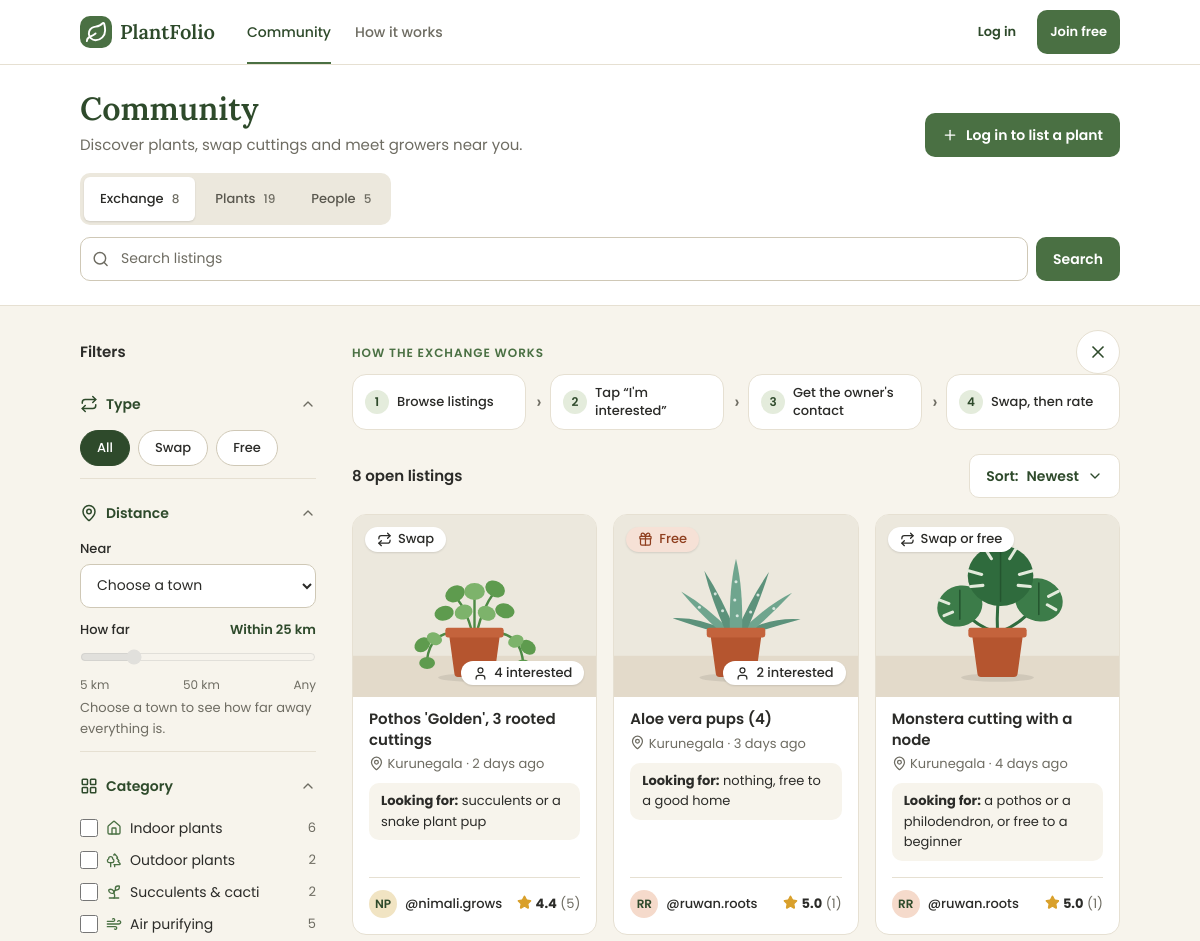
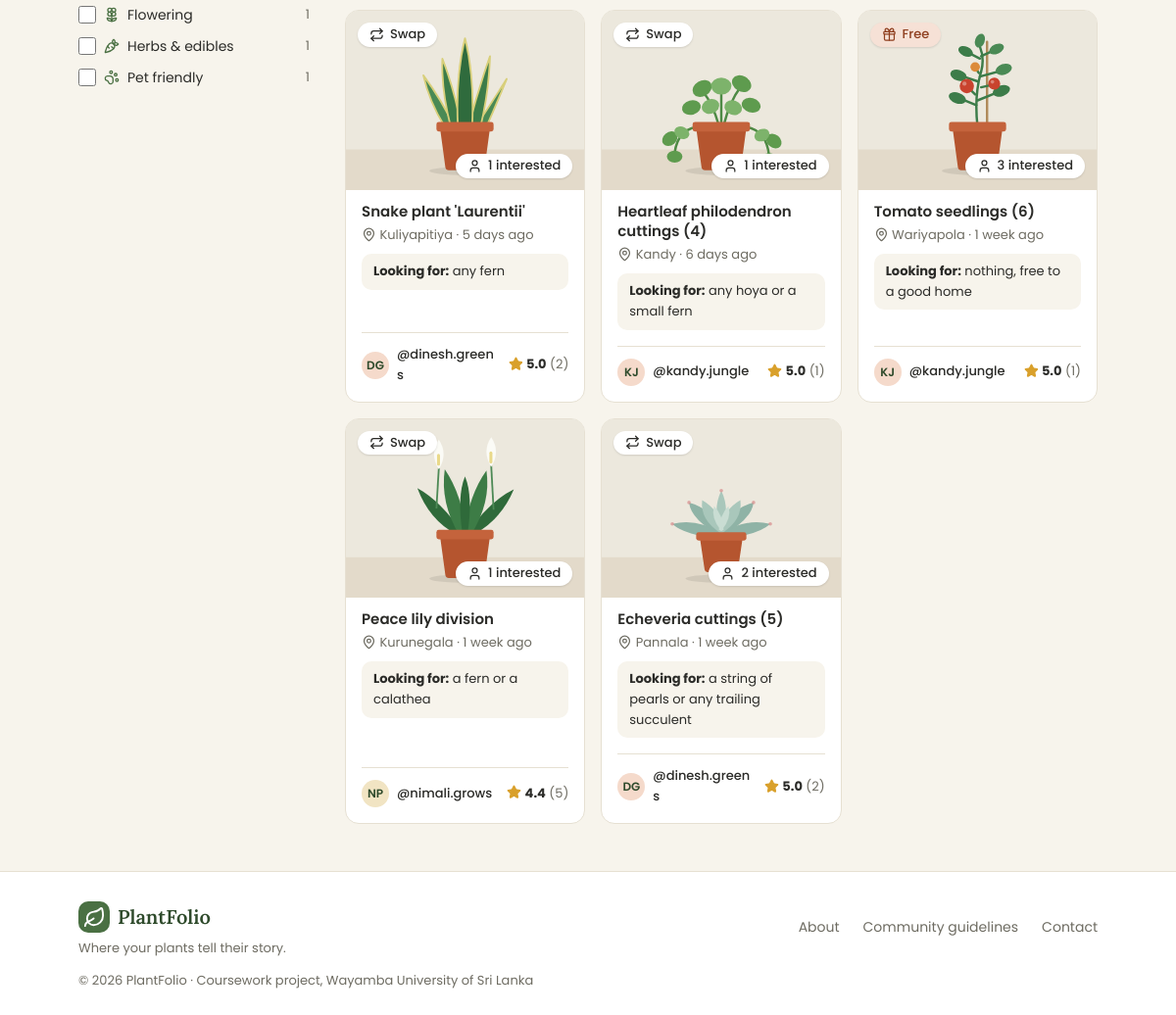
The app's page /public/community.php with its own data (2 pictures, top to bottom).
### tables this page shows
CREATE TABLE exchange_listings (
    id              INT UNSIGNED     NOT NULL AUTO_INCREMENT,
    user_id         INT UNSIGNED     NOT NULL,
    plant_id        INT UNSIGNED     NULL DEFAULT NULL,
    species_id      INT UNSIGNED     NULL DEFAULT NULL,
    title           VARCHAR(100)     NOT NULL,
    description     TEXT             NULL,
    type            ENUM('swap','free','either') NOT NULL DEFAULT 'swap',
    looking_for     VARCHAR(150)     NULL DEFAULT NULL,
    town_id         INT UNSIGNED     NOT NULL,
    km_from_town    TINYINT UNSIGNED NOT NULL DEFAULT 0,
    size            VARCHAR(60)      NULL DEFAULT NULL,
    plant_condition VARCHAR(100)     NULL DEFAULT NULL,    
    light_level     ENUM('low','medium','bright') NULL DEFAULT NULL,       
    water_need      ENUM('low','moderate','high') NULL DEFAULT NULL,       
    photo           VARCHAR(255)     NOT NULL,
    share_email     TINYINT(1)       NOT NULL DEFAULT 1,
    share_phone     TINYINT(1)       NOT NULL DEFAULT 0,
    status          ENUM('open','closed') NOT NULL DEFAULT 'open',
    exchanged_with  INT UNSIGNED     NULL DEFAULT NULL,
    exchanged_at    DATETIME         NULL DEFAULT NULL,
    created_at      DATETIME         NOT NULL DEFAULT CURRENT_TIMESTAMP,
    PRIMARY KEY (id),
    KEY idx_listings_user (user_id),
    KEY idx_listings_plant (plant_id),
    KEY idx_listings_species (species_id),
    KEY idx_listings_town (town_id),
    KEY idx_listings_exchanged_with (exchanged_with),
     
    KEY idx_listings_status_created (status, created_at),
    CONSTRAINT chk_listings_km CHECK (km_from_town BETWEEN 0 AND 30),
    CONSTRAINT fk_listings_user           FOREIGN KEY (user_id)        REFERENCES users (id)         ON DELETE CASCADE,
     
    CONSTRAINT fk_listings_plant          FOREIGN KEY (plant_id)       REFERENCES plants (id)        ON DELETE SET NULL,
    CONSTRAINT fk_listings_species        FOREIGN KEY (species_id)     REFERENCES plant_species (id) ON DELETE SET NULL,
    CONSTRAINT fk_listings_town           FOREIGN KEY (town_id)        REFERENCES towns (id)         ON DELETE RESTRICT,
    CONSTRAINT fk_listings_exchanged_with FOREIGN KEY (exchanged_with) REFERENCES users (id)         ON DELETE SET NULL
);

CREATE TABLE towns (
    id        INT UNSIGNED  NOT NULL AUTO_INCREMENT,
    name      VARCHAR(100)  NOT NULL,
    latitude  DECIMAL(9,6)  NOT NULL,
    longitude DECIMAL(9,6)  NOT NULL,
    PRIMARY KEY (id),
    UNIQUE KEY uq_towns_name (name)
);

CREATE TABLE users (
    id                  INT UNSIGNED     NOT NULL AUTO_INCREMENT,
    username            VARCHAR(30)      NOT NULL,
    full_name           VARCHAR(100)     NOT NULL,
    email               VARCHAR(255)     NOT NULL,
    phone               VARCHAR(20)      NULL DEFAULT NULL,
    password_hash       VARCHAR(255)     NOT NULL,
    bio                 VARCHAR(500)     NULL DEFAULT NULL,
    town_id             INT UNSIGNED     NULL DEFAULT NULL,
    km_from_town        TINYINT UNSIGNED NULL DEFAULT NULL,
    avatar              VARCHAR(255)     NULL DEFAULT NULL,
    new_plants_public   TINYINT(1)       NOT NULL DEFAULT 1,
    dashboard_reminders TINYINT(1)       NOT NULL DEFAULT 1,
    email_reminders     TINYINT(1)       NOT NULL DEFAULT 0,
    failed_logins       TINYINT UNSIGNED NOT NULL DEFAULT 0,
    locked_until        DATETIME         NULL DEFAULT NULL,
    created_at          DATETIME         NOT NULL DEFAULT CURRENT_TIMESTAMP,
    PRIMARY KEY (id),
    UNIQUE KEY uq_users_username (username),
    UNIQUE KEY uq_users_email (email),
    KEY idx_users_town (town_id),
    CONSTRAINT chk_users_km CHECK (km_from_town BETWEEN 0 AND 30),
     
    CONSTRAINT fk_users_town FOREIGN KEY (town_id) REFERENCES towns (id) ON DELETE RESTRICT
);

### partials/listing-card.php (the view, shortened to what the rows shown need)
<?php
$type       = listing_type($listing['type']);
$is_preview = !empty($preview);
?>
<article class="card listing-card">
  <div class="card-media">
    <img src="<?= e(photo_url($listing['photo'])) ?>" alt="Photo of <?= e($listing['title']) ?>" loading="lazy">
    <span class="badge badge-type-<?= e($listing['type']) ?>"><?= icon($type['icon']) ?> <?= e($type['label']) ?></span>
    <?php if ($listing['interest_count'] > 0): ?>
      <span class="badge listing-card-interest"><?= icon('user') ?> <?= e($listing['interest_count']) ?> interested</span>
    <?php endif; ?>
  </div>
  <div class="card-body">
    <h3 class="listing-card-title">
      <?php if ($is_preview): ?>
        <?= e($listing['title']) ?>
      <?php else: ?>
        <a class="card-link" href="<?= e(url('listing.php?id=' . $listing['id'])) ?>"><?= e($listing['title']) ?></a>
      <?php endif; ?>
    </h3>
    <p class="listing-card-place">
      <?= icon('map-pin') ?>
      <?= e($listing['location']) ?>
      · <?= e(time_ago($listing['created_at'])) ?>
    </p>
    <p class="listing-card-wants"><strong>Looking for:</strong> <?= e(listing_wants($listing)) ?></p>
    <div class="listing-card-owner">
      <?php partial('avatar', ['member' => $listing, 'size' => 'sm']); ?>
      <span class="listing-card-username">@<?= e($listing['username']) ?></span>
      <?php partial('rating', ['rating' => $listing]); ?>
    </div>
  </div>
</article>

### public/community.php (shortened to what the rows shown need)
<?php
require_once __DIR__ . '/../includes/helpers.php';
require_once __DIR__ . '/../includes/mock-data.php';
require_once __DIR__ . '/../includes/community-data.php';
$tabs = ['exchange' => 'Exchange', 'plants' => 'Plants', 'people' => 'People'];
$tab  = get_text('tab');
if (!array_key_exists($tab, $tabs)) {
    $tab = 'exchange';
}
$q                = mb_substr(trim(get_text('q')), 0, 100);
$is_member_search = str_starts_with($q, '@');
$term             = trim(ltrim($q, '@'));
$species_ids = [];
$species_ids = array_values(array_unique($species_ids));
$viewer_town = $current_user['location'] ?? '';
$town_names  = array_keys($mock_towns);
sort($town_names);
$distance_steps = array_map('strval', range(5, 100, 5));
function allowed_text($name, array $allowed, $default = '')
{
    $value = get_text($name);
    return in_array($value, $allowed, true) ? $value : $default;
}
function allowed_list($name, array $allowed)
{
    $values = array_filter((array) ($_GET[$name] ?? []), fn ($value) => is_string($value) && in_array($value, $allowed, true));
    return array_values(array_unique($values));
}
$filters = community_default_filters($tab, $viewer_town);
if ($tab === 'plants') {
    $filters = [
        'species'  => $species_ids,
        'near'     => allowed_text('near', $town_names, $viewer_town),
        'distance' => allowed_text('distance', $distance_steps, '100'),
    ];
} elseif ($tab === 'exchange') {
    $filters = [
        'type'     => allowed_text('type', ['swap', 'free']),
        'near'     => allowed_text('near', $town_names, $viewer_town),
        'distance' => allowed_text('distance', $distance_steps, '25'),
        'category' => allowed_list('category', array_keys(listing_categories())),
        'light'    => allowed_list('light', array_keys(light_levels())),
        'water'    => allowed_list('water', array_keys(water_needs())),
        'species'  => $species_ids,
    ];
} else {
    $filters = [
        'near'     => allowed_text('near', $town_names, $viewer_town),
        'distance' => allowed_text('distance', $distance_steps, '100'),
        'rating'   => allowed_text('rating', ['4', '4.5']),
    ];
}
$near     = $filters['near'];
$sort_options = [
    'plants'   => ['likes' => 'Most liked', 'newest' => 'Newest'],
    'exchange' => ['newest' => 'Newest', 'nearest' => 'Nearest', 'interest' => 'Most interested'],
    'people'   => ['rating' => 'Top rated', 'plants' => 'Most plants'],
][$tab];
if ($tab === 'exchange' && $near === '') {
    unset($sort_options['nearest']);
}
$default_sort = array_key_first($sort_options);
$sort         = allowed_text('sort', array_keys($sort_options), $default_sort);
function most_liked_first($a, $b)
{
    return [$b['like_count'], $a['nickname']] <=> [$a['like_count'], $b['nickname']];
}
$plant_filters    = $tab === 'plants' ? $filters : community_default_filters('plants');
$listing_filters  = $tab === 'exchange' ? $filters : community_default_filters('exchange', $viewer_town);
$people_filters   = $tab === 'people' ? $filters : community_default_filters('people');
function with_distance(array $rows, $near, array $towns)
{
    return array_map(fn ($row) => array_merge($row, [
        'distance_km' => $near !== '' ? town_distance_km($towns, $near, $row['location']) : null,
    ]), $rows);
}
$listing_rows = with_distance($mock_listings, $listing_filters['near'], $mock_towns);
$plant_rows   = with_distance($mock_public_plants, $plant_filters['near'], $mock_towns);
$people_rows  = with_distance($mock_users, $people_filters['near'], $mock_towns);
$plants        = community_plants($plant_rows, $term, $plant_filters);
$listings      = community_listings($listing_rows, $term, $listing_filters);
$search_plants = community_plants($mock_public_plants, $term, community_default_filters('plants'));
$people        = community_people($people_rows, $search_plants, $term, $is_member_search, $people_filters);
$counts = ['plants' => count($plants), 'exchange' => count($listings), 'people' => count($people)];
usort($plants, fn ($a, $b) => $sort === 'newest' && $tab === 'plants'
    ? $b['id'] <=> $a['id']
    : most_liked_first($a, $b));
usort($listings, function ($a, $b) use ($sort, $tab) {
    $sort = $tab === 'exchange' ? $sort : 'newest';
    switch ($sort) {
        case 'nearest':
            return [$a['distance_km'], $b['created_at']] <=> [$b['distance_km'], $a['created_at']];
        case 'interest':
            return [$b['interest_count'], $b['created_at']] <=> [$a['interest_count'], $a['created_at']];
        default:
            return $b['created_at'] <=> $a['created_at'];
    }
});
usort($people, function ($a, $b) use ($sort, $tab) {
    $by_plants = $tab === 'people' && $sort === 'plants';
    $first     = $by_plants ? 'plant_count' : 'rating_avg';
    $second    = $by_plants ? 'rating_avg' : 'plant_count';
    return [$b['match_count'], $b[$first] ?? 0, $b[$second] ?? 0, $a['username']]
       <=> [$a['match_count'], $a[$first] ?? 0, $a[$second] ?? 0, $b['username']];
});
$count = $counts[$tab];
if ($tab === 'plants') {
    $results_text = count_words($count, 'plant', 'plants')
                  . ($near !== '' && $filters['distance'] !== '100' ? ' near ' . $near : '');
} elseif ($tab === 'exchange') {
    $results_text = count_words($count, 'open listing', 'open listings')
                  . ($near !== '' && $filters['distance'] !== '100' ? ' near ' . $near : '');
} else {
    $results_text = count_words($count, 'person', 'people')
                  . ($near !== '' && $filters['distance'] !== '100' ? ' near ' . $near : '');
}
$empty          = null;
$popular_plants = [];
$per_page    = 12;
$rows        = ['plants' => $plants, 'exchange' => $listings, 'people' => $people][$tab];
$last_page   = max(1, (int) ceil($count / $per_page));
$page_text   = get_text('page');
$page_number = ctype_digit($page_text) ? min(max(1, (int) $page_text), $last_page) : 1;
$shown_rows  = array_slice($rows, 0, $page_number * $per_page);
include __DIR__ . '/../includes/header.php';
?>
<section class="community-top">
  <div class="container">
    <div class="community-head">
      <div>
        <h1 class="community-title">Community</h1>
      </div>
    </div>
  </div>
</section>
<div class="container page community-body">
  <aside class="community-filters" id="community-filters" aria-labelledby="filters-title" tabindex="-1">
    <div class="filter-head">
      <h2 class="filter-title" id="filters-title">Filters</h2>
    </div>
  </aside>
  <div class="community-results">
    <?php if ($tab === 'exchange'): ?>
      <section class="exchange-steps" aria-labelledby="steps-title" data-dismissible="exchange-steps">
        <div class="exchange-steps-head">
          <h2 class="label exchange-steps-title" id="steps-title">How the exchange works</h2>
        </div>
      </section>
    <?php endif; ?>
    <div class="results-bar">
      <h2 class="results-count"><span data-swap="count" aria-live="polite"><?= e($results_text) ?></span></h2>
    </div>
    <div class="community-main" data-swap="main">
    <?php if ($empty): ?>
      <section class="panel">
        <?php partial('empty-state', $empty); ?>
      </section>
      <?php if ($popular_plants): ?>
        <section class="popular-plants" aria-labelledby="popular-title">
          <h2 class="community-section-title" id="popular-title">Popular plants</h2>
          <p class="popular-text">The most-liked public plants in the community.</p>
          <div class="community-grid community-grid-compact">
            <?php foreach ($popular_plants as $plant): ?>
              <?php partial('plant-card', ['plant' => $plant, 'community' => true, 'show_health' => false]); ?>
            <?php endforeach; ?>
          </div>
        </section>
      <?php endif; ?>
    <?php else: ?>
      <?php if ($tab === 'plants'): ?>
        <div class="community-grid community-grid-compact" data-grid>
          <?php foreach ($shown_rows as $plant): ?>
            <?php partial('plant-card', ['plant' => $plant, 'community' => true, 'show_health' => false]); ?>
          <?php endforeach; ?>
        </div>
      <?php elseif ($tab === 'exchange'): ?>
        <div class="community-grid community-grid-compact" data-grid>
          <?php foreach ($shown_rows as $listing): ?>
            <?php partial('listing-card', ['listing' => $listing]); ?>
          <?php endforeach; ?>
        </div>
      <?php endif; ?>
    <?php endif; ?>
    </div>
  </div>
</div>
<?php include __DIR__ . '/../includes/footer.php'; ?>

### partials/avatar.php
<?php
$avatar_class = 'avatar' . (isset($size) ? ' avatar-' . $size : '');
?>
<?php if (!empty($member['avatar'])): ?>
  <img class="<?= e($avatar_class) ?>" src="<?= e(photo_url($member['avatar'])) ?>" alt="">
<?php else: ?>
  <span class="<?= e($avatar_class) ?> avatar-tint-<?= e(avatar_tint($member['username'])) ?>" aria-hidden="true"><?= e(initials($member['full_name'])) ?></span>
<?php endif; ?>

### partials/rating.php (shortened to what the rows shown need)
<?php if ($rating['rating_count'] > 0): ?>
  <span class="rating">
    <span aria-hidden="true"><?= icon('star') ?> <strong><?= e(number_format($rating['rating_avg'], 1)) ?></strong> <span class="rating-count">(<?= e($rating['rating_count']) ?>)</span></span>
  </span>
<?php else: ?>
  <span class="rating rating-none">No ratings yet</span>
<?php endif; ?>

### records on screen
exchange_listings: photo (picture), type "Swap", interest_count "4", title "Pothos 'Golden', 3 rooted cuttings", town.name "Kurunegala", created_at "2 days ago", looking_for "succulents or a snake plant pup", user.full_name "NP", user.username "nimali.grows", rating_avg "4.4", rating_count "5"
exchange_listings: photo (picture), type "Free", interest_count "2", title "Aloe vera pups (4)", town.name "Kurunegala", created_at "3 days ago", looking_for "nothing, free to a good home", user.full_name "RR", user.username "ruwan.roots", rating_avg "5.0", rating_count "1"
exchange_listings: photo (picture), type "Swap or free", title "Monstera cutting with a node", town.name "Kurunegala", created_at "4 days ago", looking_for "a pothos or a philodendron, or free to a beginner", user.full_name "RR", user.username "ruwan.roots", rating_avg "5.0", rating_count "1"
exchange_listings: photo (picture), type "Swap", interest_count "1", title "Snake plant 'Laurentii'", town.name "Kuliyapitiya", created_at "5 days ago", looking_for "any fern", user.full_name "DG", user.username "dinesh.greens", rating_avg "5.0", rating_count "2"
exchange_listings: photo (picture), type "Swap", interest_count "1", title "Heartleaf philodendron cuttings (4)", town.name "Kandy", created_at "6 days ago", looking_for "any hoya or a small fern", user.full_name "KJ", user.username "kandy.jungle", rating_avg "5.0", rating_count "1"
exchange_listings: photo (picture), type "Free", interest_count "3", title "Tomato seedlings (6)", town.name "Wariyapola", created_at "1 week ago", looking_for "nothing, free to a good home", user.full_name "KJ", user.username "kandy.jungle", rating_avg "5.0", rating_count "1"
exchange_listings: photo (picture), type "Swap", interest_count "1", title "Peace lily division", town.name "Kurunegala", created_at "1 week ago", looking_for "a fern or a calathea", user.full_name "NP", user.username "nimali.grows", rating_avg "4.4", rating_count "5"
exchange_listings: photo (picture), type "Swap", interest_count "2", title "Echeveria cuttings (5)", town.name "Pannala", created_at "1 week ago", looking_for "a string of pearls or any trailing succulent", user.full_name "DG", user.username "dinesh.greens", rating_avg "5.0", rating_count "2"

### other values on screen
$link['label'] "Community"
$link['label'] "How it works"
$label "Exchange"
$counts[$name] "8"
$label "Plants"
$counts[$name] "19"
$label "People"
$counts[$name] "5"
$label "All"
$label "Swap"
$label "Free"
$distance_words "Within 25 km"
$title "Category"
$item['name'] "Indoor plants"
$item['count'] "6"
